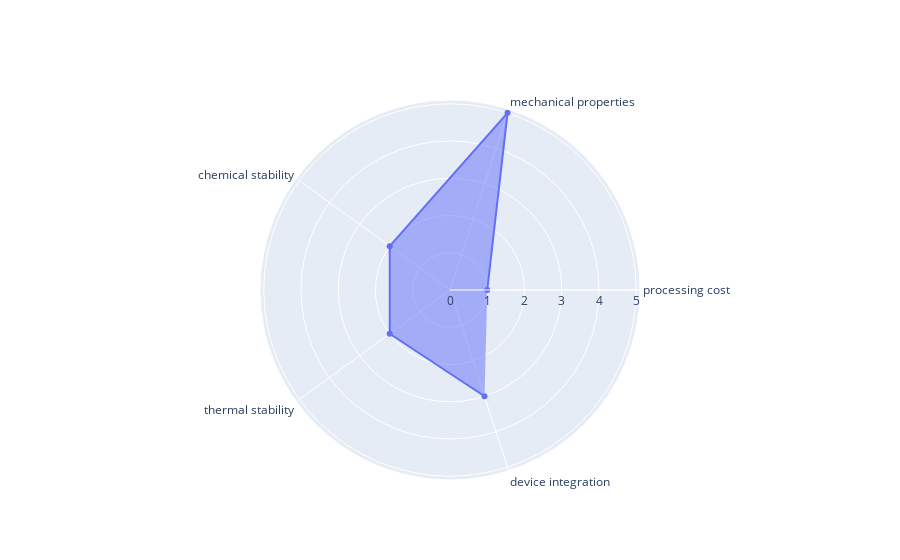

Notebook source saved alongside this figure:
### Code cell
#https://plot.ly/python/radar-chart/
#An example of Radar Chart for a single genre by month of release

import plotly.graph_objects as go

fig = go.Figure(data=go.Scatterpolar(
  r=[1, 5, 2, 2, 3],
  theta=['processing cost','mechanical properties','chemical stability', 'thermal stability',
           'device integration'],
  fill='toself'
))

fig.update_layout(
  polar=dict(
    radialaxis=dict(
      visible=True
    ),
  ),
  showlegend=False
)

fig.show()

### Figure 1 — Plotly figure (JSON) as saved in the notebook; plotly's stock layout.template omitted (floating-point values rounded to 4 significant figures)
{"data": [{"fill": "toself", "r": [1, 5, 2, 2, 3], "theta": ["processing cost", "mechanical properties", "chemical stability", "thermal stability", "device integration"], "type": "scatterpolar"}], "layout": {"polar": {"radialaxis": {"visible": true}}, "showlegend": false}}
